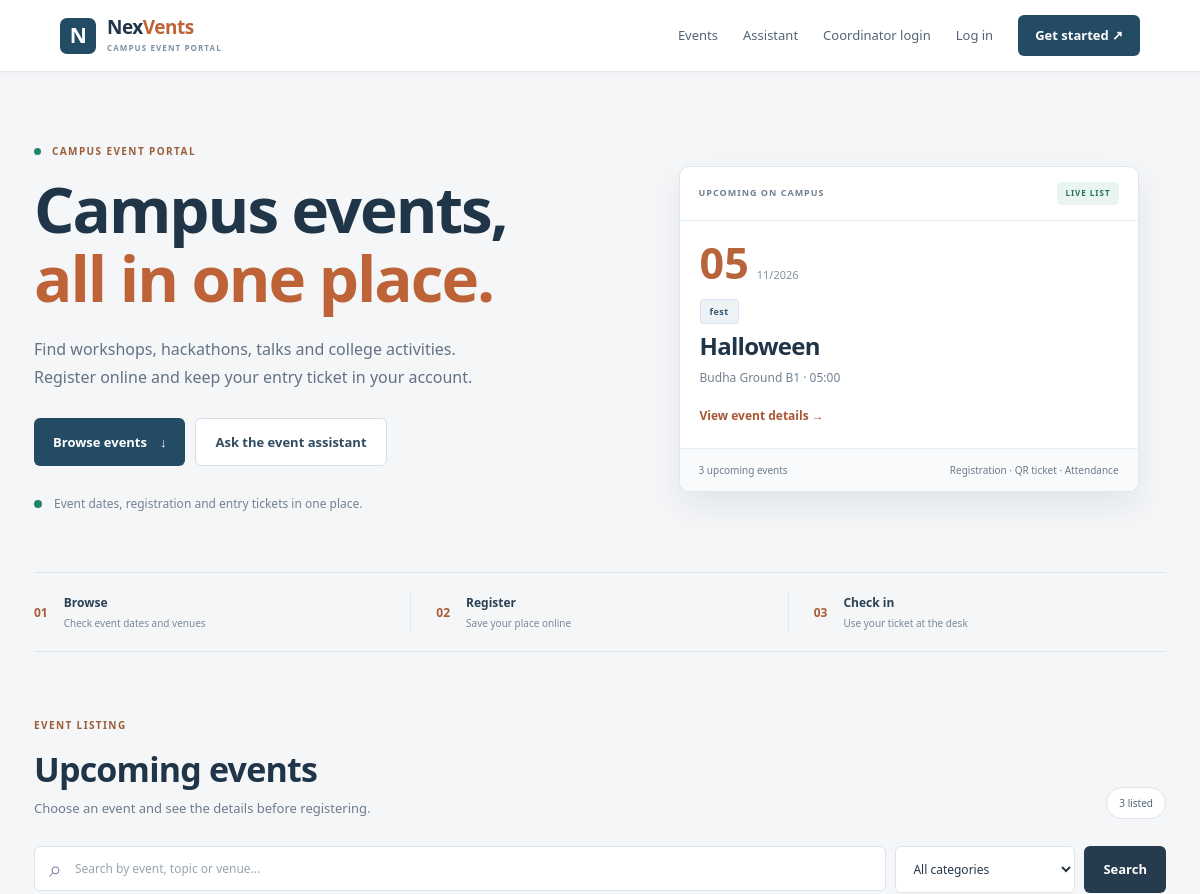
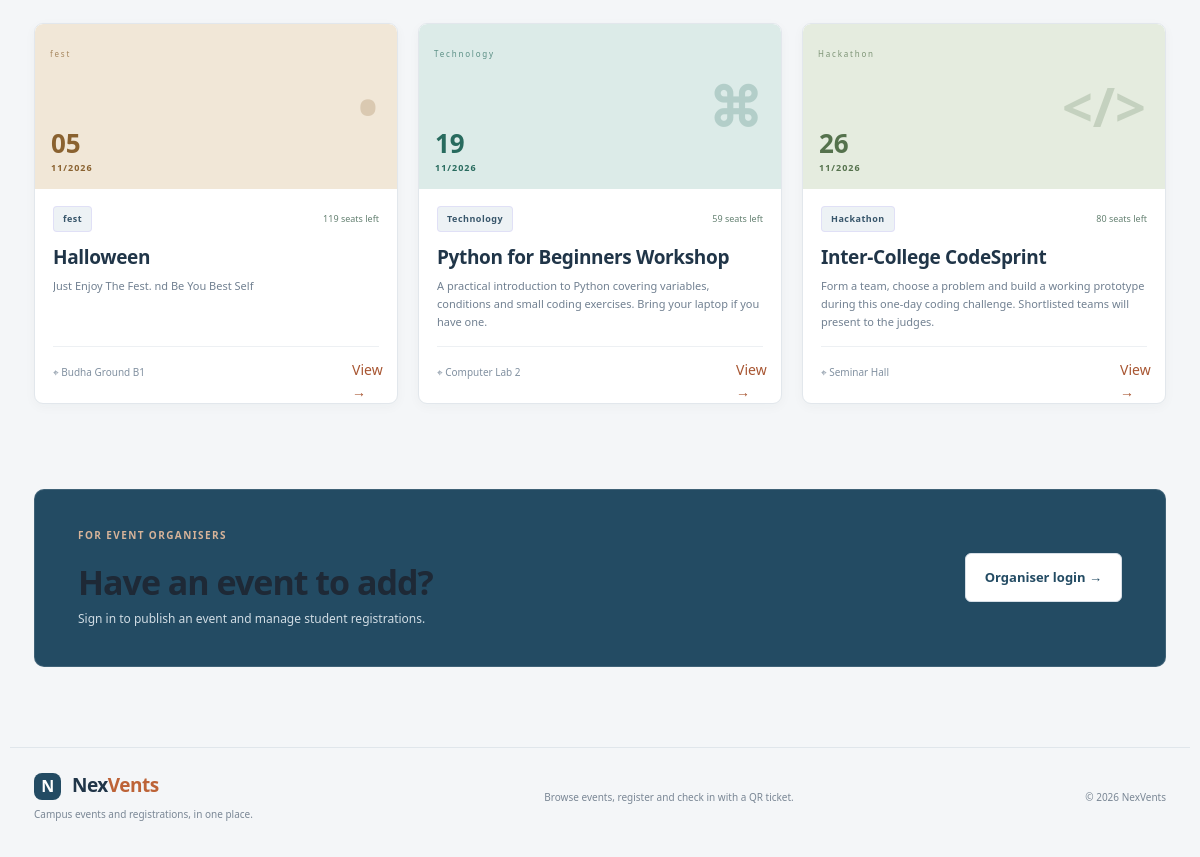
The page / on the database its author committed (2 pictures, top to bottom).
### tables this page shows
CREATE TABLE events (
            id INTEGER PRIMARY KEY AUTOINCREMENT,
            title TEXT NOT NULL,
            category TEXT NOT NULL,
            description TEXT NOT NULL,
            venue TEXT NOT NULL,
            event_date TEXT NOT NULL,
            event_time TEXT NOT NULL,
            capacity INTEGER NOT NULL CHECK(capacity > 0),
            price REAL NOT NULL DEFAULT 0 CHECK(price >= 0),
            cover TEXT NOT NULL DEFAULT 'violet',
            created_by INTEGER,
            created_at TEXT NOT NULL DEFAULT CURRENT_TIMESTAMP, accommodation_enabled INTEGER NOT NULL DEFAULT 0, stay_price REAL NOT NULL DEFAULT 0, food_price REAL NOT NULL DEFAULT 0, accommodation_capacity INTEGER NOT NULL DEFAULT 0, medical_location TEXT NOT NULL DEFAULT '', medical_contact TEXT NOT NULL DEFAULT '', security_contact TEXT NOT NULL DEFAULT '', emergency_contact TEXT NOT NULL DEFAULT '',
            FOREIGN KEY(created_by) REFERENCES users(id) ON DELETE SET NULL
        );

### app/routes.py (the view)
@bp.route("/")
def home():
    db = get_db()
    search = request.args.get("q", "").strip()
    category = request.args.get("category", "").strip()
    query = "SELECT * FROM events WHERE event_date >= ?"
    params = [date.today().isoformat()]
    if search:
        query += " AND (title LIKE ? OR description LIKE ? OR venue LIKE ?)"
        params.extend([f"%{search}%"] * 3)
    if category:
        query += " AND category = ?"
        params.append(category)
    query += " ORDER BY event_date ASC, event_time ASC"
    events = db.execute(query, params).fetchall()
    cards = [get_event(e["id"]) for e in events]
    categories = [r["category"] for r in db.execute("SELECT DISTINCT category FROM events ORDER BY category")]
    return render_template("home.html", events=cards, categories=categories, search=search, selected_category=category)

### app/db.py (called while the page is built)
def get_db():
    if "db" not in g:
        db_path = current_app.config["DATABASE"]
        Path(db_path).parent.mkdir(parents=True, exist_ok=True)
        g.db = sqlite3.connect(db_path)
        g.db.row_factory = sqlite3.Row
        g.db.execute("PRAGMA foreign_keys = ON")
    return g.db

### app/routes.py (called while the page is built)
def event_counts(event_id):
    db = get_db()
    row = db.execute(
        "SELECT SUM(CASE WHEN status='confirmed' THEN 1 ELSE 0 END) confirmed, "
        "SUM(CASE WHEN status='waitlisted' THEN 1 ELSE 0 END) waitlisted "
        "FROM registrations WHERE event_id=?", (event_id,)
    ).fetchone()
    return {"confirmed": row["confirmed"] or 0, "waitlisted": row["waitlisted"] or 0}

def get_event(event_id):
    event = get_db().execute("SELECT * FROM events WHERE id=?", (event_id,)).fetchone()
    if not event:
        abort(404)
    data = dict(event)
    counts = event_counts(event_id)
    data.update(counts)
    data["seats_left"] = max(0, data["capacity"] - counts["confirmed"])
    stay_count = get_db().execute(
        "SELECT COUNT(*) AS n FROM registrations WHERE event_id=? AND status='confirmed' AND stay_selected=1",
        (event_id,),
    ).fetchone()["n"]
    data["stay_booked"] = stay_count
    data["stay_slots_left"] = max(0, data.get("accommodation_capacity", 0) - stay_count)
    return data

### app/templates/home.html (shortened to what this page needs)
{% extends 'base.html' %}{% block title %}NexVents | Campus events{% endblock %}
{% block content %}
<section class="hero campus-hero">
  <div class="hero-copy">
    <div class="eyebrow"><span class="pulse"></span> CAMPUS EVENT PORTAL</div>
    <h1>Campus events,<br><span class="gradient-text">all in one place.</span></h1>
    <p class="hero-sub">Find workshops, hackathons, talks and college activities. Register online and keep your entry ticket in your account.</p>
    <div class="hero-actions"><a class="btn btn-primary" href="#discover">Browse events <span>↓</span></a><a class="btn btn-ghost" href="{{ url_for('main.ai_assistant') }}">Ask the event assistant</a></div>
    <div class="hero-proof"><span class="proof-dot"></span><span>Event dates, registration and entry tickets in one place.</span></div>
  </div>
  <div class="hero-visual campus-preview">
    <div class="preview-window">
      <div class="preview-window-head"><span>UPCOMING ON CAMPUS</span><span class="preview-status">LIVE LIST</span></div>
      {% if events %}{% set next_event = events[0] %}
      <div class="preview-date"><b>{{ next_event.event_date[8:10] }}</b><span>{{ next_event.event_date[5:7] }}/{{ next_event.event_date[:4] }}</span></div>
      <div class="preview-event"><span class="tag">{{ next_event.category }}</span><h2>{{ next_event.title }}</h2><p>{{ next_event.venue }} · {{ next_event.event_time }}</p><a href="{{ url_for('main.event_detail', event_id=next_event.id) }}">View event details →</a></div>
      {% else %}<div class="preview-empty"><b>No upcoming events yet</b><p>New events will appear here when an organiser publishes them.</p></div>{% endif %}
      <div class="preview-footer"><span>{{ events|length }} upcoming event{{ '' if events|length == 1 else 's' }}</span><span>Registration · QR ticket · Attendance</span></div>
    </div>
  </div>
</section>
<section class="feature-strip"><div><b>01</b><span><strong>Browse</strong><small>Check event dates and venues</small></span></div><div><b>02</b><span><strong>Register</strong><small>Save your place online</small></span></div><div><b>03</b><span><strong>Check in</strong><small>Use your ticket at the desk</small></span></div></section>
<section class="section" id="discover"><div class="section-head"><div><div class="eyebrow">EVENT LISTING</div><h2>Upcoming events</h2><p class="muted">Choose an event and see the details before registering.</p></div><span class="count-pill">{{ events|length }} listed</span></div>
<form class="filter-bar" method="get" action="{{ url_for('main.home') }}"><div class="search-input"><span>⌕</span><input name="q" value="{{ search }}" placeholder="Search by event, topic or venue..."></div><select name="category"><option value="">All categories</option></select><button class="btn btn-dark" type="submit">Search</button></form>
{% if events %}<div class="event-grid">{% for event in events %}<article class="event-card"><a class="event-cover cover-{{ event.cover }}" href="{{ url_for('main.event_detail', event_id=event.id) }}"><span class="cover-kicker">{{ event.category }}</span><span class="cover-symbol">{% if event.category=='Technology' %}⌘{% elif event.category=='Hackathon' %}&lt;/&gt;{% elif event.category=='Creative' %}✳{% else %}•{% endif %}</span><span class="cover-date">{{ event.event_date[8:10] }} <small>{{ event.event_date[5:7] }}/{{ event.event_date[:4] }}</small></span></a><div class="event-body"><div class="event-meta"><span class="tag">{{ event.category }}</span><span class="seats">{{ event.seats_left }} seats left</span></div><h3><a href="{{ url_for('main.event_detail', event_id=event.id) }}">{{ event.title }}</a></h3><p>{{ event.description }}</p><div class="event-foot"><span>⌖ {{ event.venue }}</span><a href="{{ url_for('main.event_detail', event_id=event.id) }}" aria-label="View event">View →</a></div></div></article>{% endfor %}</div>{% else %}<div class="empty-state"><div>—</div><h3>No events found</h3><p>Try another search, or check again after an organiser adds an event.</p><a class="btn btn-primary" href="{{ url_for('main.home') }}">View all events</a></div>{% endif %}
</section>
<section class="bottom-cta"><div><div class="eyebrow">FOR EVENT ORGANISERS</div><h2>Have an event to add?</h2><p>Sign in to publish an event and manage student registrations.</p></div><a class="btn btn-light" href="{{ url_for('main.login') }}">Organiser login →</a></section>
{% endblock %}

### rows shown on the page
events: event_date "05", event_date "11", event_date "2026", category "fest", title "Halloween", venue "Budha Ground B1", event_time "05:00", seats_left "119", description "Just Enjoy The Fest. nd Be You Best Self"
events: category "Technology", event_date "19", event_date "11", event_date "2026", seats_left "59", title "Python for Beginners Workshop", description "A practical introduction to Python covering variables, conditions and small coding exercises. Bring your laptop if you have one.", venue "Computer Lab 2"
events: category "Hackathon", event_date "26", event_date "11", event_date "2026", seats_left "80", title "Inter-College CodeSprint", description "Form a team, choose a problem and build a working prototype during this one-day coding challenge. Shortlisted teams will present to the judges.", venue "Seminar Hall"

### other values the page prints
{{ events|length }} "3"
{{ '' if events|length == 1 else 's' }} "s"
